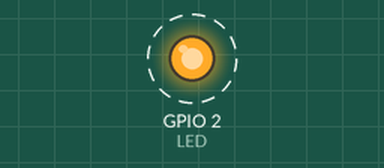
Recording of a program running on a simulated ESP32. Parts: output pins drawn as LEDs (lit = HIGH). Dashed ring = blinking. What the program prints to the serial monitor is not drawn.

Above: at 0.5 s.
Timing chart, 0 to 4.6 s (numbered marks = the images above):
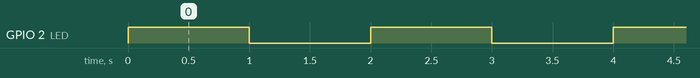

The program:

main.cpp
```cpp
#include <Arduino.h>

#define LED 2

// put function declarations here:
int myFunction(int, int);

void setup() {
  // put your setup code here, to run once:

  Serial.begin(115200);
  pinMode(LED, OUTPUT);

  int result = myFunction(2, 3);
  Serial.printf("Test call function. Result is %d\n", result);
}

void loop() {
  // put your main code here, to run repeatedly:
  digitalWrite(LED, HIGH);
  Serial.println("LED is on");
  delay(1000);
  digitalWrite(LED, LOW);
  Serial.println("LED is off");
  delay(1000);
}

// put function definitions here:
int myFunction(int x, int y) {
  return x + y;
}
```

Measured:
- by itself, GPIO 2 (LED): alternates HIGH for 1.0 s and LOW for 1.0 s
